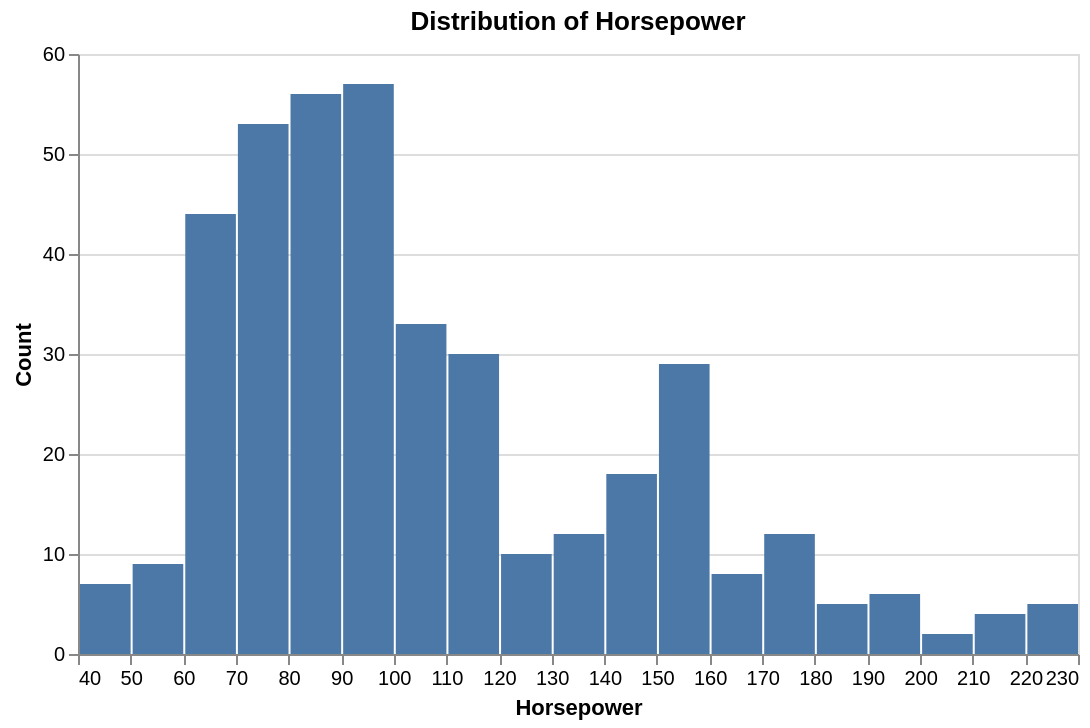

Notebook source saved alongside this figure:
### Markdown cell above
### Why this chart works

- `Miles_per_Gallon` is quantitative.
- Binning groups nearby values into intervals.
- Histograms are useful to see skewness, spread, and concentration.

### Practice prompt

Create a histogram for `Horsepower`.
Then compare:
- Is it symmetric?
- Is it skewed?
- Does it have a long tail?

### Code cell
alt.Chart(cars).mark_bar().encode(
    x=alt.X('Horsepower:Q', bin=alt.Bin(maxbins=20), title='Horsepower'),
    y=alt.Y('count():Q', title='Count'),
    tooltip=[alt.Tooltip('count():Q', title='Count')]
).properties(
    title='Distribution of Horsepower',
    width=500,
    height=300
)

### Figure 1 — Vega-Lite specification as saved in the notebook (floating-point values rounded to 4 significant figures; data arrays with more than 128 entries replaced by an {"elided": "..."} marker saying what was removed)
{"config": {"view": {"continuousWidth": 300, "continuousHeight": 300}}, "data": {"name": "data-583e73726c1545c56c203344161a975c"}, "mark": {"type": "bar"}, "encoding": {"tooltip": [{"aggregate": "count", "title": "Count", "type": "quantitative"}], "x": {"bin": {"maxbins": 20}, "field": "Horsepower", "title": "Horsepower", "type": "quantitative"}, "y": {"aggregate": "count", "title": "Count", "type": "quantitative"}}, "height": 300, "title": "Distribution of Horsepower", "width": 500, "$schema": "https://vega.github.io/schema/vega-lite/v5.20.1.json", "datasets": {"data-583e73726c1545c56c203344161a975c": {"elided": "406 records"}}}
